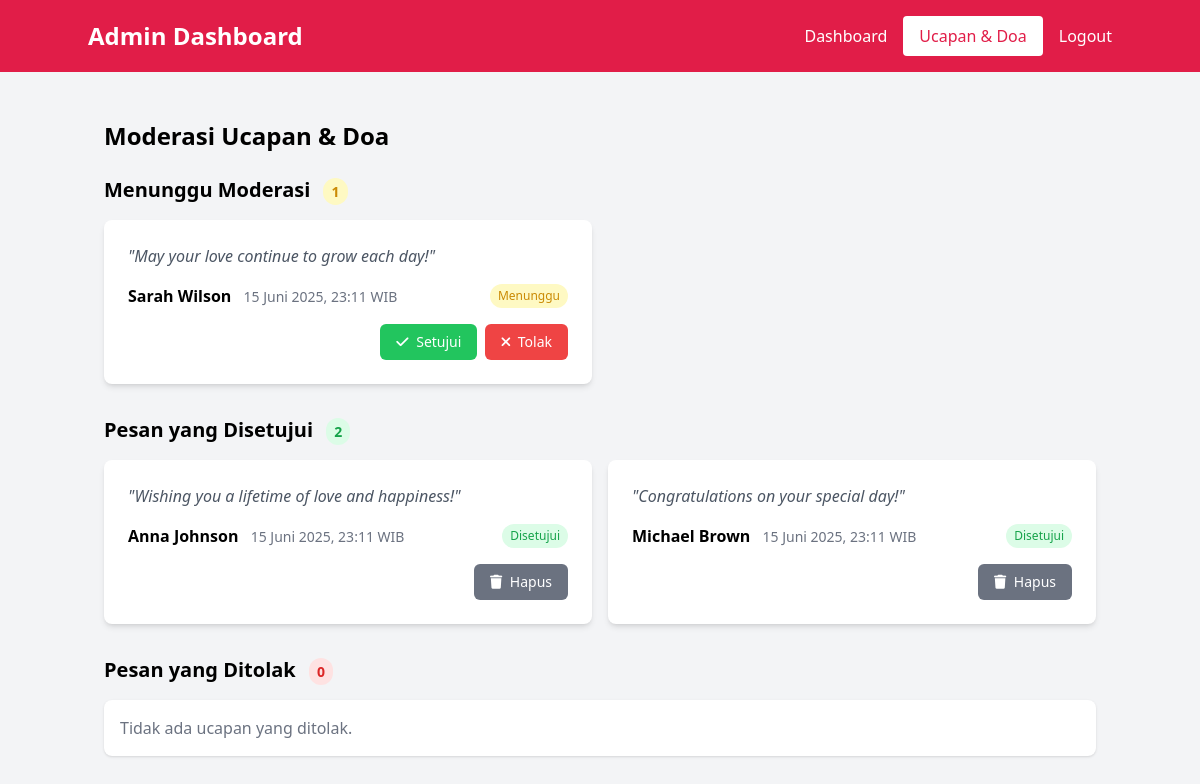
/admin/messages.php (signed in), run on the app's committed database.
### tables this page shows
CREATE TABLE IF NOT EXISTS `messages` (
  `id` INT(11) UNSIGNED AUTO_INCREMENT PRIMARY KEY,
  `name` VARCHAR(255) NOT NULL,
  `message` TEXT NOT NULL,
  `is_approved` TINYINT(1) DEFAULT NULL,
  `created_at` TIMESTAMP DEFAULT CURRENT_TIMESTAMP
);

### includes/functions.php (called while the page is built, shortened)
<?php
function getAllMessages() {
    $conn = connectDB();
    $sql = "SELECT * FROM messages ORDER BY created_at DESC";
    $result = $conn->query($sql);
    $messages = [];
    if ($result->num_rows > 0) {
        while ($row = $result->fetch_assoc()) {
            $messages[] = $row;
        }
    }
    return $messages;
}
function formatIndonesianDate($date) {
    $months = [
        'Januari', 'Februari', 'Maret', 'April', 'Mei', 'Juni',
        'Juli', 'Agustus', 'September', 'Oktober', 'November', 'Desember'
    ];
    $timestamp = strtotime($date);
    $day = date('j', $timestamp);
    $month = $months[date('n', $timestamp) - 1];
    $year = date('Y', $timestamp);
    $time = date('H:i', $timestamp);
    return "$day $month $year, $time WIB";
}
?>

### admin/messages.php (the view, shortened to what this page needs)
<?php
require_once '../includes/functions.php';
$is_logged_in = isset($_SESSION['admin_logged_in']) && $_SESSION['admin_logged_in'] === true;
$messages = $is_logged_in ? getAllMessages() : [];
$pendingMessages = [];
$approvedMessages = [];
$rejectedMessages = [];
if ($is_logged_in) {
    foreach ($messages as $message) {
        if ($message['is_approved'] === null) {
            $pendingMessages[] = $message;
        } elseif ($message['is_approved'] == 1) {
            $approvedMessages[] = $message;
        } else {
            $rejectedMessages[] = $message;
        }
    }
}
?>
<!DOCTYPE html>
<html lang="id">
<head>
    <script src="https://cdn.tailwindcss.com"></script>
    <link rel="stylesheet" href="https://cdnjs.cloudflare.com/ajax/libs/font-awesome/6.0.0/css/all.min.css">
</head>
<body class="bg-gray-100">
    <div class="min-h-screen">
        <nav class="bg-rose-600 text-white p-4">
            <div class="container mx-auto flex justify-between items-center">
                <h1 class="text-xl md:text-2xl font-bold">Admin Dashboard</h1>
                <?php if ($is_logged_in): ?>
                <div class="flex space-x-4 items-center">
                    <a href="index.php" class="hover:underline">Dashboard</a>
                    <a href="messages.php" class="bg-white text-rose-600 px-4 py-2 rounded hover:bg-gray-100">Ucapan & Doa</a>
                    <a href="?logout=1" class="hover:underline">Logout</a>
                </div>
                <?php endif; ?>
            </div>
        </nav>
        <div class="container mx-auto p-4">
            <?php if (!$is_logged_in): ?>
            <div class="max-w-md mx-auto mt-10 bg-white p-8 rounded-lg shadow-md">
                <h2 class="text-2xl font-bold mb-6 text-center text-rose-600">Login Admin</h2>
                <?php if (isset($login_error)): ?>
                <div class="bg-red-100 border border-red-400 text-red-700 px-4 py-3 rounded mb-4">
                    <?php echo $login_error; ?>
                </div>
                <?php endif; ?>
                <form method="post" action="">
                    <div class="mb-4">
                        <label for="username" class="block text-gray-700 mb-2">Username</label>
                        <input type="text" id="username" name="username" required
                               class="w-full px-4 py-2 border rounded-lg focus:outline-none focus:ring-2 focus:ring-rose-500">
                    </div>
                    <div class="mb-6">
                        <label for="password" class="block text-gray-700 mb-2">Password</label>
                        <input type="password" id="password" name="password" required
                               class="w-full px-4 py-2 border rounded-lg focus:outline-none focus:ring-2 focus:ring-rose-500">
                    </div>
                    <button type="submit" name="login" class="w-full bg-rose-500 text-white py-2 rounded-lg hover:bg-rose-600">
                        Login
                    </button>
                </form>
            </div>
            <?php else: ?>
            <div class="my-8">
                <h2 class="text-2xl font-bold mb-6">Moderasi Ucapan & Doa</h2>
                <div class="mb-8">
                    <h3 class="text-xl font-semibold mb-4">Menunggu Moderasi
                        <span class="bg-yellow-100 text-yellow-600 text-sm py-1 px-2 rounded-full ml-2">
                            <?php echo count($pendingMessages); ?>
                        </span>
                    </h3>
                    <?php if (empty($pendingMessages)): ?>
                    <p class="bg-white p-4 rounded-lg shadow text-gray-500">Tidak ada ucapan yang menunggu moderasi.</p>
                    <?php else: ?>
                    <div class="grid grid-cols-1 md:grid-cols-2 gap-4">
                        <?php foreach ($pendingMessages as $message): ?>
                        <div class="bg-white p-6 rounded-lg shadow-md">
                            <p class="italic text-gray-600 mb-4">"<?php echo htmlspecialchars($message['message']); ?>"</p>
                            <div class="flex justify-between items-center mb-4">
                                <p>
                                    <span class="font-semibold"><?php echo htmlspecialchars($message['name']); ?></span>
                                    <span class="text-sm text-gray-500 ml-2"><?php echo formatIndonesianDate($message['created_at']); ?></span>
                                </p>
                                <span class="bg-yellow-100 text-yellow-600 text-xs px-2 py-1 rounded-full">Menunggu</span>
                            </div>
                            <div class="flex justify-end space-x-2">
                                <a href="?action=approve&id=<?php echo $message['id']; ?>"
                                   class="bg-green-500 hover:bg-green-600 text-white px-4 py-2 rounded-md text-sm">
                                    <i class="fas fa-check mr-1"></i> Setujui
                                </a>
                                <a href="?action=reject&id=<?php echo $message['id']; ?>"
                                   class="bg-red-500 hover:bg-red-600 text-white px-4 py-2 rounded-md text-sm">
                                    <i class="fas fa-times mr-1"></i> Tolak
                                </a>
                            </div>
                        </div>
                        <?php endforeach; ?>
                    </div>
                    <?php endif; ?>
                </div>
                <div class="mb-8">
                    <h3 class="text-xl font-semibold mb-4">Pesan yang Disetujui
                        <span class="bg-green-100 text-green-600 text-sm py-1 px-2 rounded-full ml-2">
                            <?php echo count($approvedMessages); ?>
                        </span>
                    </h3>
                    <?php if (empty($approvedMessages)): ?>
                    <p class="bg-white p-4 rounded-lg shadow text-gray-500">Belum ada ucapan yang disetujui.</p>
                    <?php else: ?>
                    <div class="grid grid-cols-1 md:grid-cols-2 gap-4">
                        <?php foreach ($approvedMessages as $message): ?>
                        <div class="bg-white p-6 rounded-lg shadow-md">
                            <p class="italic text-gray-600 mb-4">"<?php echo htmlspecialchars($message['message']); ?>"</p>
                            <div class="flex justify-between items-center mb-4">
                                <p>
                                    <span class="font-semibold"><?php echo htmlspecialchars($message['name']); ?></span>
                                    <span class="text-sm text-gray-500 ml-2"><?php echo formatIndonesianDate($message['created_at']); ?></span>
                                </p>
                                <span class="bg-green-100 text-green-600 text-xs px-2 py-1 rounded-full">Disetujui</span>
                            </div>
                            <div class="flex justify-end">
                                <a href="?action=delete&id=<?php echo $message['id']; ?>"
                                   class="bg-gray-500 hover:bg-gray-600 text-white px-4 py-2 rounded-md text-sm"
                                   onclick="return confirm('Yakin ingin menghapus pesan ini?');">
                                    <i class="fas fa-trash mr-1"></i> Hapus
                                </a>
                            </div>
                        </div>
                        <?php endforeach; ?>
                    </div>
                    <?php endif; ?>
                </div>
                <div>
                    <h3 class="text-xl font-semibold mb-4">Pesan yang Ditolak
                        <span class="bg-red-100 text-red-600 text-sm py-1 px-2 rounded-full ml-2">
                            <?php echo count($rejectedMessages); ?>
                        </span>
                    </h3>
                    <?php if (empty($rejectedMessages)): ?>
                    <p class="bg-white p-4 rounded-lg shadow text-gray-500">Tidak ada ucapan yang ditolak.</p>
                    <?php endif; ?>
                </div>
            </div>
            <?php endif; ?>
        </div>
    </div>
</body>
</html>

### data on the page
messages: message "May your love continue to grow each day!", name "Sarah Wilson", created_at "15 Juni 2025, 23:11 WIB"
messages: message "Wishing you a lifetime of love and happiness!", name "Anna Johnson", created_at "15 Juni 2025, 23:11 WIB"
messages: message "Congratulations on your special day!", name "Michael Brown", created_at "15 Juni 2025, 23:11 WIB"

### other printed values
count($pendingMessages) "1"
count($approvedMessages) "2"
count($rejectedMessages) "0"
